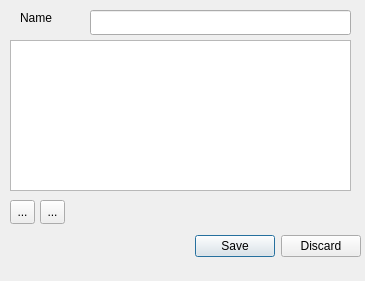
<?xml version="1.0" encoding="UTF-8"?>
<ui version="4.0">
 <class>CDlgFunctions</class>
 <widget class="QDialog" name="CDlgFunctions">
  <property name="geometry">
   <rect>
    <x>0</x>
    <y>0</y>
    <width>365</width>
    <height>281</height>
   </rect>
  </property>
  <property name="windowTitle">
   <string>Dialog</string>
  </property>
  <widget class="QDialogButtonBox" name="buttonBox">
   <property name="geometry">
    <rect>
     <x>10</x>
     <y>230</y>
     <width>351</width>
     <height>32</height>
    </rect>
   </property>
   <property name="orientation">
    <enum>Qt::Horizontal</enum>
   </property>
   <property name="standardButtons">
    <set>QDialogButtonBox::Discard|QDialogButtonBox::Save</set>
   </property>
  </widget>
  <widget class="QTreeWidget" name="treeFn">
   <property name="geometry">
    <rect>
     <x>10</x>
     <y>40</y>
     <width>341</width>
     <height>151</height>
    </rect>
   </property>
   <property name="toolTip">
    <string/>
   </property>
   <property name="verticalScrollBarPolicy">
    <enum>Qt::ScrollBarAsNeeded</enum>
   </property>
   <property name="horizontalScrollBarPolicy">
    <enum>Qt::ScrollBarAlwaysOff</enum>
   </property>
   <property name="editTriggers">
    <set>QAbstractItemView::NoEditTriggers</set>
   </property>
   <property name="tabKeyNavigation">
    <bool>true</bool>
   </property>
   <property name="alternatingRowColors">
    <bool>true</bool>
   </property>
   <property name="uniformRowHeights">
    <bool>true</bool>
   </property>
   <property name="sortingEnabled">
    <bool>false</bool>
   </property>
   <property name="headerHidden">
    <bool>true</bool>
   </property>
   <attribute name="headerVisible">
    <bool>false</bool>
   </attribute>
   <attribute name="headerDefaultSectionSize">
    <number>150</number>
   </attribute>
   <column>
    <property name="text">
     <string notr="true">1</string>
    </property>
   </column>
  </widget>
  <widget class="QToolButton" name="btnDelete">
   <property name="geometry">
    <rect>
     <x>40</x>
     <y>200</y>
     <width>25</width>
     <height>24</height>
    </rect>
   </property>
   <property name="toolTip">
    <string>Delete Function</string>
   </property>
   <property name="text">
    <string>...</string>
   </property>
   <property name="icon">
    <iconset resource="easyDoc.qrc">
     <normaloff>:/images/minus.png</normaloff>:/images/minus.png</iconset>
   </property>
  </widget>
  <widget class="QToolButton" name="btnAdd">
   <property name="geometry">
    <rect>
     <x>10</x>
     <y>200</y>
     <width>25</width>
     <height>24</height>
    </rect>
   </property>
   <property name="toolTip">
    <string>Add New Function</string>
   </property>
   <property name="text">
    <string>...</string>
   </property>
   <property name="icon">
    <iconset resource="easyDoc.qrc">
     <normaloff>:/images/plus.png</normaloff>:/images/plus.png</iconset>
   </property>
  </widget>
  <widget class="QLabel" name="label">
   <property name="geometry">
    <rect>
     <x>20</x>
     <y>10</y>
     <width>52</width>
     <height>15</height>
    </rect>
   </property>
   <property name="text">
    <string>Name</string>
   </property>
  </widget>
  <widget class="QLineEdit" name="lineEdit">
   <property name="geometry">
    <rect>
     <x>90</x>
     <y>10</y>
     <width>261</width>
     <height>25</height>
    </rect>
   </property>
  </widget>
 </widget>
 <resources>
  <include location="easyDoc.qrc"/>
 </resources>
 <connections>
  <connection>
   <sender>buttonBox</sender>
   <signal>accepted()</signal>
   <receiver>CDlgFunctions</receiver>
   <slot>accept()</slot>
   <hints>
    <hint type="sourcelabel">
     <x>248</x>
     <y>254</y>
    </hint>
    <hint type="destinationlabel">
     <x>157</x>
     <y>274</y>
    </hint>
   </hints>
  </connection>
  <connection>
   <sender>buttonBox</sender>
   <signal>rejected()</signal>
   <receiver>CDlgFunctions</receiver>
   <slot>reject()</slot>
   <hints>
    <hint type="sourcelabel">
     <x>316</x>
     <y>260</y>
    </hint>
    <hint type="destinationlabel">
     <x>286</x>
     <y>274</y>
    </hint>
   </hints>
  </connection>
 </connections>
</ui>
